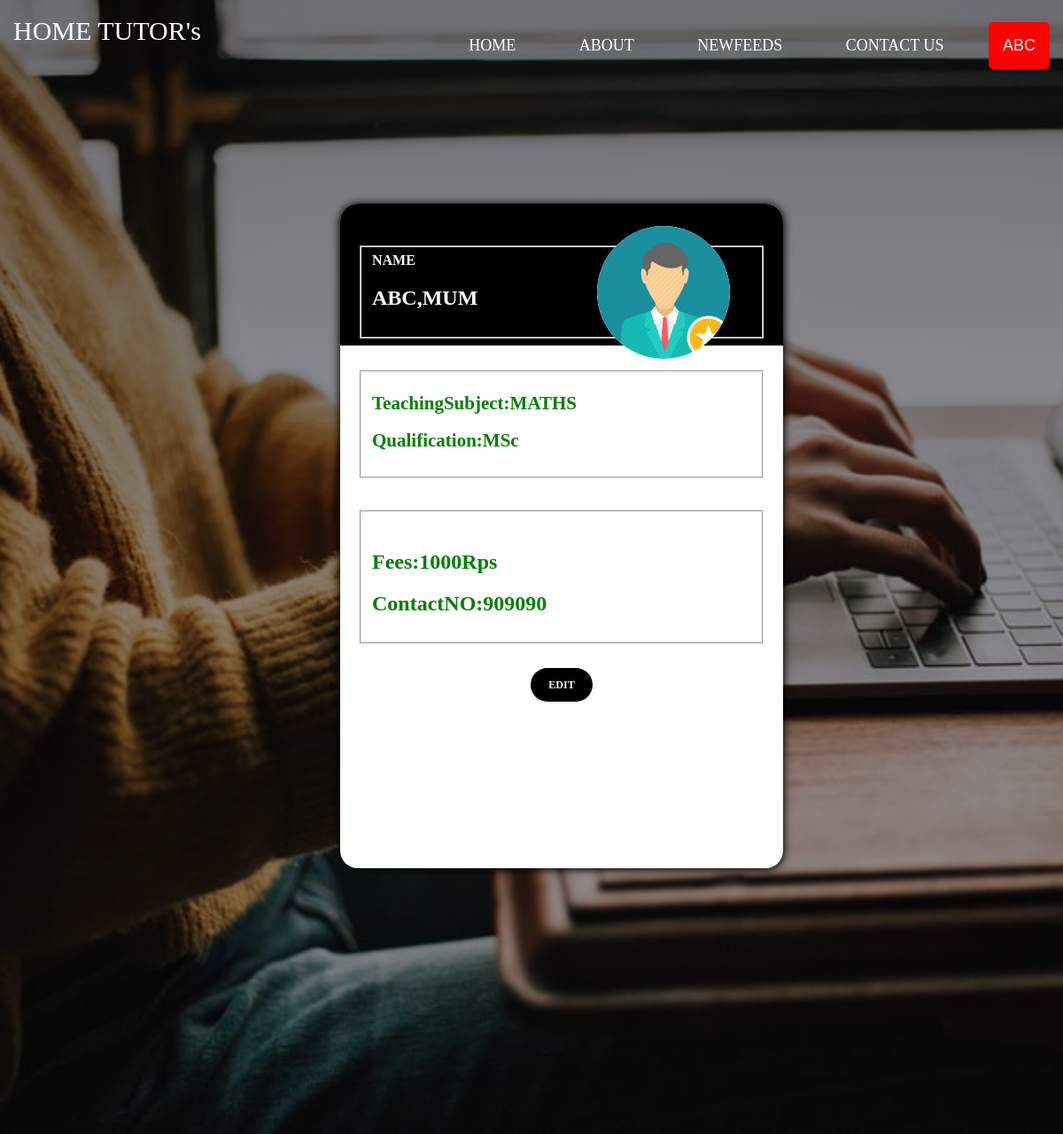
The page /TUTOR/tprofile.php (signed in) on the database its author committed.
### tables this page shows
CREATE TABLE `tutor_details` (
  `id` int(11) NOT NULL auto_increment,
  `name` varchar(265) NOT NULL,
  `dob` varchar(265) NOT NULL,
  `gender` varchar(265) NOT NULL,
  `contact` varchar(265) NOT NULL,
  `email` varchar(265) NOT NULL,
  `klang` varchar(265) NOT NULL,
  `address` varchar(265) NOT NULL,
  `pin` varchar(265) NOT NULL,
  `state` varchar(265) NOT NULL,
  `city` varchar(265) NOT NULL,
  `country` varchar(265) NOT NULL,
  `education` varchar(265) NOT NULL,
  `exp` varchar(265) NOT NULL,
  `class` varchar(265) NOT NULL,
  `subject` varchar(255) NOT NULL,
  `username` varchar(265) default NULL,
  `password` varchar(265) default NULL,
  `location` varchar(265) NOT NULL,
  `fees` varchar(265) NOT NULL,
  `otp` int(6) NOT NULL,
  PRIMARY KEY  (`id`)
);

### TUTOR/tprofile.php (the view, shortened to what this page needs)
<!DOCTYPE html>
<html>
<head>
<link rel="stylesheet" type="text/css" href="tutorprofile.css"/>
</head>
<body>
<header>
<div class="main">
<ul>
<li class="active"><a href="homepagelogin.php">HOME</a></li>
<li><a href="about.php">ABOUT</a></li>
<li><a href="newsfeed.php">NEWFEEDS</a></li>
<li><a href="contact.php">CONTACT US</a></li>
<li><div class="dropdown">
  <button class="dropbtn"><?php echo $_SESSION["name"];?></button>
</div>
</li>
</ul>
</div>
<div class="header">&nbsp;&nbsp;HOME TUTOR's </a></div>
<div class="card-container">
<div class="upper-container">
<div class="image-container">
<img src="source_icon/employee.png"/>
</div>
</div>
<div class="lower-container"/>
<div>
<?php
$con=mysqli_connect("localhost","root","","tutor");
$sql="select * from tutor_details  where username='".$_SESSION["username"]."'";
$result=$con->query($sql);
while($row=$result->fetch_assoc())
{
echo'<fieldset class="fieldset1">';
 echo "<div class='name'>";
	echo'<b>';
	echo "NAME";
	echo"<h2>".$row["name"].",".$row["location"]."</h2>";
	echo"</div>";
	echo"</fieldset>";
	echo'<br>';
	echo"<br>";
	echo '<fieldset class="fieldset">';
	echo "<div class='edu'>";
	echo '<h2>'."TeachingSubject:".$row["subject"].'</h2>';
	echo '<h2>'."Qualification:".$row["education"].'</h2>';
	echo'</div>';
	echo'</fieldset>';
	echo'<br>';
	echo"<br>";
	 echo '<fieldset class="fieldset">';
	echo "<div class='fees'>";
	echo '<h2 >'."Fees:".$row["fees"]. "Rps".'</h2>';
	echo  '<h2>'."ContactNO:".$row["contact"].'</h2>';
	echo"</div>";
	echo'</fieldset>';
	echo'<br>';
	echo "<div>";
	echo"<br>";
	echo'<td><a href="edit.php" class="btn">EDIT</a></td>';
}
?>
</div>
</div>
</body>
</html>

### TUTOR/tutorprofile.css (style rules this page uses)
body { margin:0px; padding:0px; background-image:url("source_background/bckground3.jpg"); box-sizing:border-box; background-size: cover; background-attachment: fixed; background-repeat:no repeat; }
.card-container { height:750px; width:500px; background:#FFF; border-radius:20px; position:absolute; top:18%; left:32%; transform :translate:(-50%,-50%); box-shadow:0px 1px 10px 1px #000; overflow:hidden; display:inline-block; align-items:left; text-align:left; }
.upper-container { height:160px; background:black; }
.lower-container { height:280px; background:#FFF; padding:20px; padding-top:40px; text-align:center; }
.image-container { padding:5px; margin-top:0px; width:160px; height:160px; border-radius:50%; transform:translate(100px,100px); }
.image-container img { background:white; width:150px; height:150px; border-radius:50%; margin-left:185px; margin-top:-80px; }
.btn { width:700px; }
.lower-container .btn { padding:12px 20px; background:black; border:none; color:white; border-radius:30px; font-size:12px; font-weight:bold; text-decoration:none; transition:all .3s ease-in; height:15px; width: 550px; }
.name { color:white; top:-190%; margin-right:680px; font-family:'Flamenco', cursive; font-weight:bold; font-size:16px; }
.edu { color:green; top:1%; margin-right:680px; font-family:'Flamenco', cursive; font-weight:bold; font-size:14px; }
.fees { color:green; top:1%; margin-right:680px; font-family:'Flamenco', cursive; font-weight:bold; font-size:16px; }
.fieldset { min-width:265px; min-height:10px; }
.fieldset1 { min-width:165px; min-height:10px; font-weight:bold; margin-top:-153px; color:blue; }
header { background-image:linear-gradient(rgba(0,0,0,0.5),rgba(0,0,0,0.2)),url("source_background/bckground3.jpg"); height: 160vh; background-size: cover; background-position: center; }
ul { float:right; margin-top:35px; font-size:18px; }
ul li { display: inline-block; margin-left:25px; }
ul li a { text-decoration:none; color:white; padding:5px 20px; border:1px solid transparent; transition: 0.6s ease; }
.main { max-width: 1500px; margin:auto; }
.header { font-size:30px; width:100%; color:white; }

### TUTOR/tprofile.php (style rules this page uses)
.dropbtn { background-color:red; color: white; padding: 16px; font-size: 18px; border: none; border-radius:05px; margin-right:15px; margin-top:-10px; }
.dropdown { position: relative; display: inline-block; }

### rows shown on the page
tutor_details: name "ABC", location "MUM", subject "MATHS", education "MSc", fees "1000", contact "909090"

### other values the page prints
$_SESSION["name"] "ABC"
